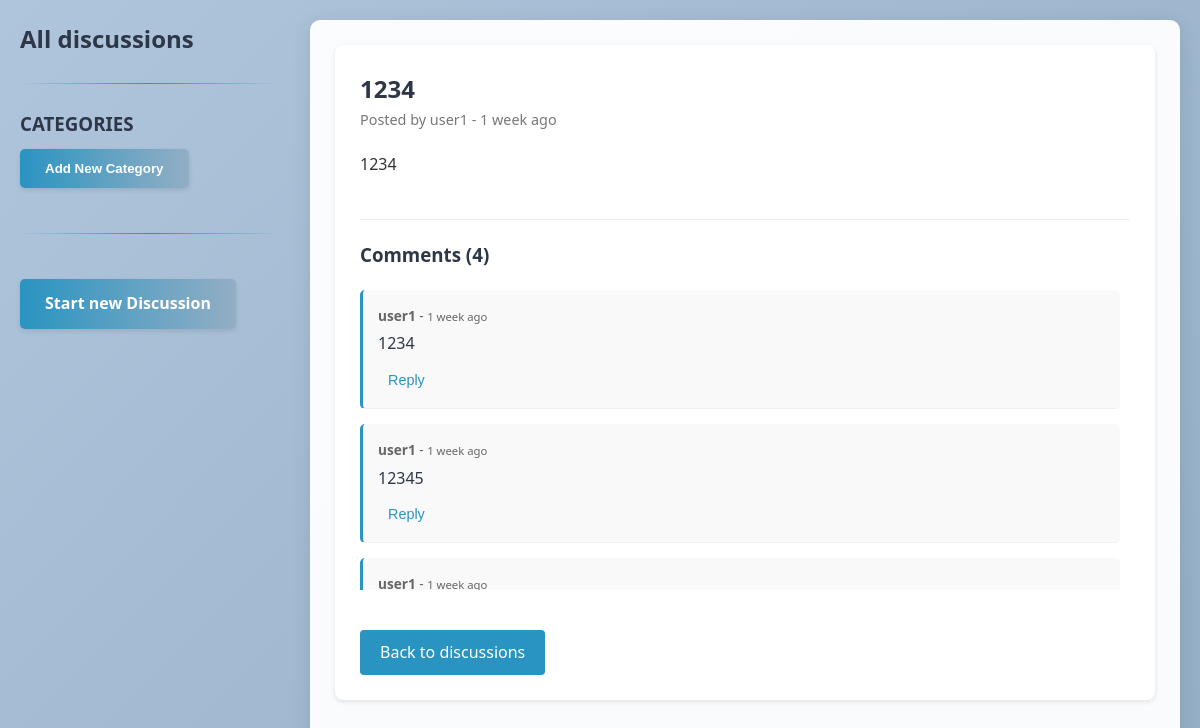
The page /discussions/discussion/2/ (signed in) on the database its author committed.
### discussions/models.py (models this page shows, shortened)
class Discussion(models.Model):
    title = models.CharField(max_length=200)
    content = models.TextField()
    category = models.ForeignKey(Category, on_delete=models.CASCADE,null=True,blank=True, related_name='discussions')
    created_at = models.DateTimeField(default=timezone.now)
    updated_at = models.DateTimeField(auto_now=True)
    author = models.ForeignKey(CustomUser, on_delete=models.CASCADE, related_name='discussions', null=True)
    upvotes = models.PositiveIntegerField(default=0)
    downvotes = models.PositiveIntegerField(default=0)

class Comment(models.Model):
    discussion = models.ForeignKey(Discussion, on_delete=models.CASCADE, related_name='comments')
    author = models.ForeignKey(CustomUser, on_delete=models.CASCADE, related_name='comments', null=True)
    content = models.TextField()
    created_at = models.DateTimeField(default=timezone.now)
    parent = models.ForeignKey('self', on_delete=models.CASCADE, null=True, blank=True, related_name='replies')

### dashboard/models.py (models this page shows, shortened)
class CustomUser(AbstractUser):
    ROLE_CHOICES = [
        ('Admin', 'Admin'),
        ('Instructor', 'Instructor'),
        ('Student', 'Student'),
    ]
    role = models.CharField(max_length=20, choices=ROLE_CHOICES, default='Student')
    institution = models.ForeignKey(Institution, on_delete=models.CASCADE, null=True, blank=True)
    session_year = models.CharField(max_length=10, blank=True, null=True)
    semester = models.CharField(max_length=10, blank=True, null=True)
    student_class = models.CharField(max_length=100, blank=True, null=True)
    course = models.CharField(max_length=100, blank=True, null=True)
    student_id = models.CharField(max_length=20, blank=True, null=True)
    faculty = models.CharField(max_length=100, blank=True, null=True)
    position = models.CharField(max_length=100, blank=True, null=True)
    profile_image = models.ImageField(upload_to="profile_images/", default="default.jpg")

### discussions/views.py (the view, shortened to what this page needs)
# urls.py: path('discussion/<int:pk>/', views.discussion_detail, name='discussion_detail'),
@login_required
def discussion_detail(request, pk):
    discussion = get_object_or_404(Discussion, pk=pk)
    comments = discussion.comments.filter(parent__isnull=True).order_by('-created_at')
    return render(request, 'discussions/discussion_detail.html', {
        'discussion': discussion,
        'comments': comments,
        'comment_form': CommentForm()
    })

### dashboard/context_processors.py (called while the page is built)
def user_preferences(request):
    if request.user.is_authenticated:
        try:
            prefs = UserPreference.objects.get(user=request.user)
            return {
                'user_theme': prefs.theme,
                'user_font_size': prefs.font_size,
                'user_font_style': prefs.font_style,
            }
        except UserPreference.DoesNotExist:
            pass
    return {}

### virtual_classroom/routers.py (called while the page is built)
    @staticmethod
    def set_tenant_db(database_name):
        _db_context.tenant_db = database_name

### discussions/templates/discussions/discussion_detail.html (shortened to what this page needs)
{% extends "discussions/base.html" %}
{% block main_content %}
    <div class="discussion-full">
        <h2>{{ discussion.title }}</h2>
        <div class="discussion-meta">
            {% if discussion.author %}
    Posted by {{ discussion.author.username }} -
{% endif %}
            {{ discussion.created_at|timesince }} ago
        </div>
        <div class="discussion-content">
            {{ discussion.content|linebreaks }}
        </div>
        <div class="comments-section">
            <h3>Comments ({{ discussion.comments.count }})</h3>
            <div class="comment-list">
                {% for comment in discussion.comments.all %}
                    {% if not comment.parent %}
                        {% include "discussions/comment_item.html" with comment=comment %}
                    {% endif %}
                {% empty %}
                    <p class="no-comments">No comments yet. Be the first to comment!</p>
                {% endfor %}
            </div>
        </div>
        <a href="{% url 'discussions:discussion_list' %}" class="back-btn">Back to discussions</a>
    </div>
{% endblock %}

### discussions/templates/discussions/comment_item.html (shortened to what this page needs)
<div class="comment-item" id="comment-{{ comment.id }}">
    <div class="comment-meta">
        <strong>{{ comment.author.username|default:"Anonymous" }}</strong> -
        <small>{{ comment.created_at|timesince }} ago</small>
    </div>
    <p>{{ comment.content }}</p>
    <div class="comment-actions">
        <button class="reply-btn" data-comment-id="{{ comment.id }}">Reply</button>
    </div>
</div>

### discussions/templates/discussions/base.html (style rules this page uses)
:root { --color1: #AFC5DC; --color2: #93AEC5; --color3: #2994C1; --color4: #FEF0C9; --text-dark: #2D3748; --text-light: #F8FAFC; }
* { box-sizing: border-box; margin: 0; padding: 0; }
body { font-family: 'Segoe UI', Tahoma, Geneva, Verdana, sans-serif; line-height: 1.6; background: linear-gradient(135deg, var(--color1), var(--color2)); min-height: 100vh; color: var(--text-dark); }
.comment-list { margin: 20px 0; max-height: 300px; overflow-y: auto; padding-right: 10px; }
.comment-item { padding: 15px 0; border-bottom: 1px solid #f0f0f0; }
.comment-meta { margin-bottom: 5px; font-size: 0.85em; color: #666; }

### discussions/templates/discussions/discussion_detail.html (style rules this page uses)
.discussion-full { background: white; border-radius: 8px; padding: 25px; box-shadow: 0 2px 5px rgba(0,0,0,0.1); margin-bottom: 30px; }
.discussion-meta { color: #777; margin-bottom: 20px; font-size: 0.9em; }
.discussion-content { margin-bottom: 30px; line-height: 1.7; color: #333; }
.comments-section { margin-top: 40px; border-top: 1px solid #eee; padding-top: 20px; }
.comment-list { margin: 20px 0; }
.back-btn { display: inline-block; margin-top: 20px; padding: 10px 20px; background: var(--color3); color: white; text-decoration: none; border-radius: 4px; transition: all 0.3s; }
.comment-item { padding: 15px; margin-bottom: 15px; background: #f9f9f9; border-radius: 5px; border-left: 3px solid var(--color3); }
.comment-meta { margin-bottom: 5px; font-size: 0.85em; color: #666; }
.comment-actions { margin-top: 10px; }
.reply-btn { background: none; border: none; color: var(--color3); cursor: pointer; padding: 5px 10px; font-size: 0.9em; }

### rows shown on the page
Discussion: title "1234", author.username "user1", created_at "1 week", content "1234", comments.count "4"
Comment: author.username "user1", created_at "1 week", content "1234"
Comment: author.username "user1", created_at "1 week", content "12345"
Comment: author.username "user1", created_at "1 week"
